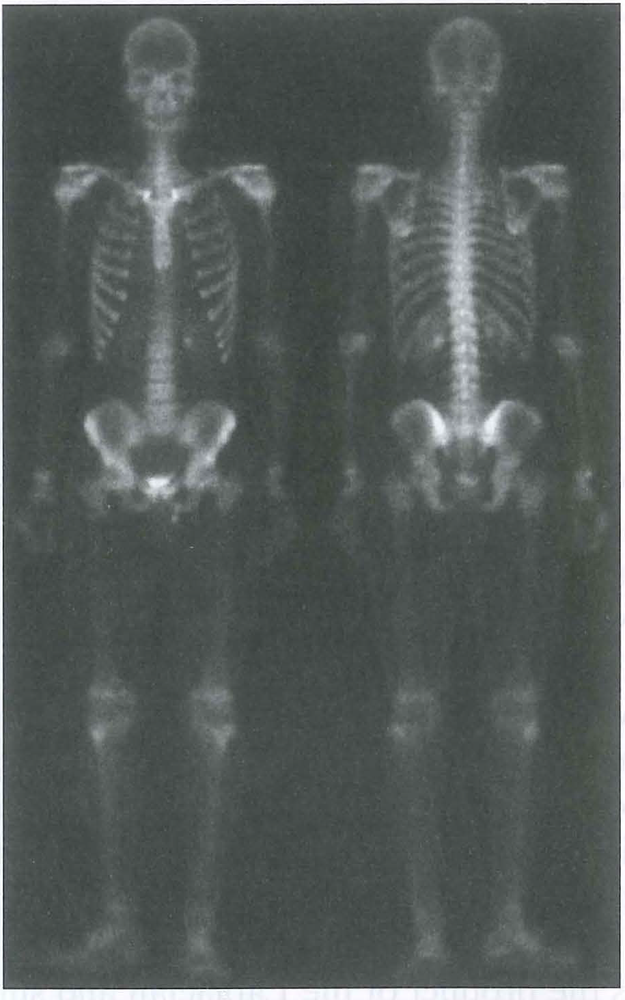
#> input picture HW3_4/Bodybone.bmp, 625 x 1000 px, shrunk from 915 x 1463 before the run
$ python q1.py   (older library calls are emulated)
#> lines starting #> are read from the running program, lines starting #| are printed output that depends on the picture
import os
import cv2
import numpy as np
import matplotlib.pyplot as plt

# ---------------- parameters (feel free to tweak) ----------------
GAUSS_SIGMA = 1.5      # mild denoise on L
ALPHA       = 4.0      # weight for Laplacian term
BETA        = 1.0      # weight for Sobel term
LAP_SIGN    = -1       # -1 => L - ALPHA*Lap, +1 => L + ALPHA*Lap
USE_FULL_GRADIENT = False  # True => (Gx+Gy)/2 ; False => sqrt(Gx^2+Gy^2)
# ----------------------------------------------------------------

def load_color(candidates):
    for p in candidates:
        if p and os.path.exists(p):
            img = cv2.imread(p, cv2.IMREAD_COLOR)
#> img is the input picture: shape (1000, 625, 3); mean B, G, R 88.5, 90.5, 83.8
            if img is not None:
                return img, p
    raise FileNotFoundError("fish.jpg not found. Tried:\n  - " + "\n  - ".join(candidates))

def percentile_stretch01(x, low=1.0, high=99.5, gamma=0.8):
    """For nicer visualization only (does not affect computation)."""
    x = x.astype(np.float32)
    lo, hi = np.percentile(x, low), np.percentile(x, high)
    y = np.clip((x - lo) / (hi - lo + 1e-8), 0, 1)
    return np.power(y, gamma)

def main():
    # 1) Read color image
    bgr, used = load_color(["Bodybone.bmp","./Bodybone.bmp","/mnt/data/Bodybone.bmp","fish.jpg","./fish.jpg","/mnt/data/fish.jpg"])
#> used = 'Bodybone.bmp'

    # 2) Convert BGR->Lab, get L in [0,1]
    lab = cv2.cvtColor(bgr, cv2.COLOR_BGR2LAB)
#> lab: shape (1000, 625, 3); mean of channels 0, 1, 2 95.8, 125, 128.2
    L = lab[:, :, 0].astype(np.float32) / 255.0
    a = lab[:, :, 1]
    b = lab[:, :, 2]

    # 3) Mild denoise on L
    L_blur = cv2.GaussianBlur(L, (0, 0), GAUSS_SIGMA)

    # 4) Sobel on L
    gx = cv2.Sobel(L_blur, cv2.CV_32F, 1, 0, ksize=3)
    gy = cv2.Sobel(L_blur, cv2.CV_32F, 0, 1, ksize=3)
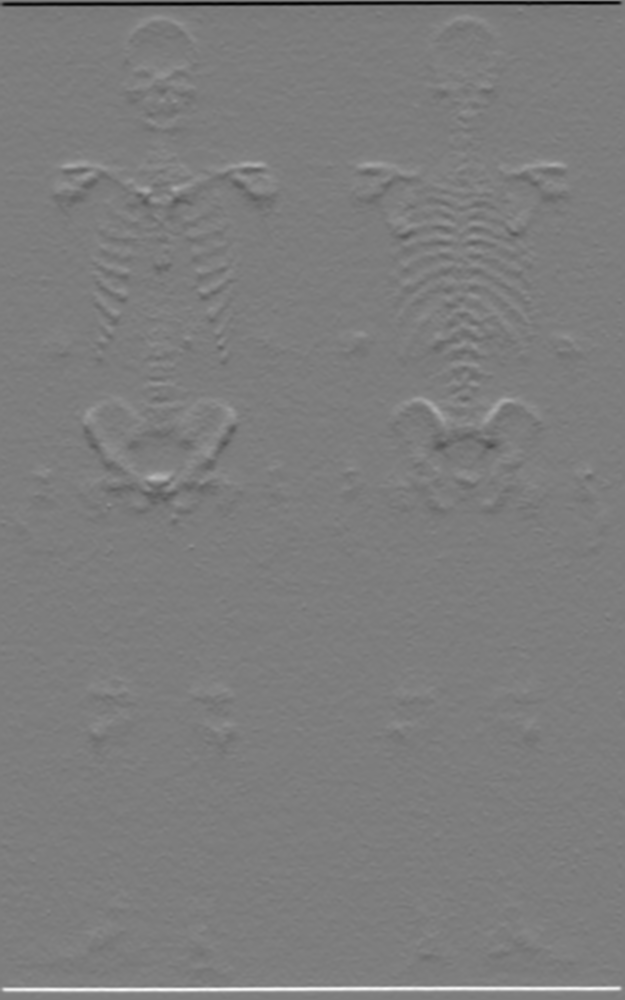
#> gy: shape (1000, 625) float32; min -1.31, max 1.35, mean 0.000333; drawn with min black and max white
    if USE_FULL_GRADIENT:
        sobel_term = 0.5 * (gx + gy)  # can be +/- ; we'll normalize for stability
        # scale to [0,1] for combination
        smin, smax = sobel_term.min(), sobel_term.max()
        sobel_term = (sobel_term - smin) / (smax - smin + 1e-8)
    else:
        sobel_mag = np.sqrt(gx * gx + gy * gy)
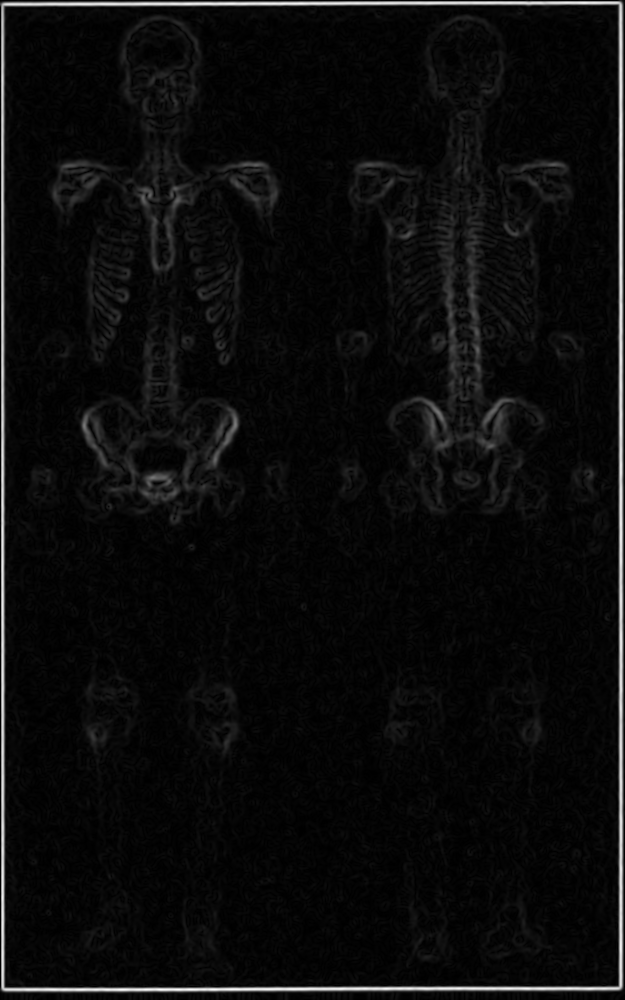
#> sobel_mag: shape (1000, 625) float32; min 0, max 1.35, mean 0.0627; drawn with min black and max white
        sobel_term = sobel_mag / (sobel_mag.max() + 1e-8)  # [0,1]

    # 5) Laplacian on L (second derivative, +/-)
    lap = cv2.Laplacian(L_blur, cv2.CV_32F, ksize=3)

    # 6) High-boost on L
    L_enh = L + LAP_SIGN * ALPHA * lap + BETA * sobel_term
    L_enh = np.clip(L_enh, 0.0, 1.0)
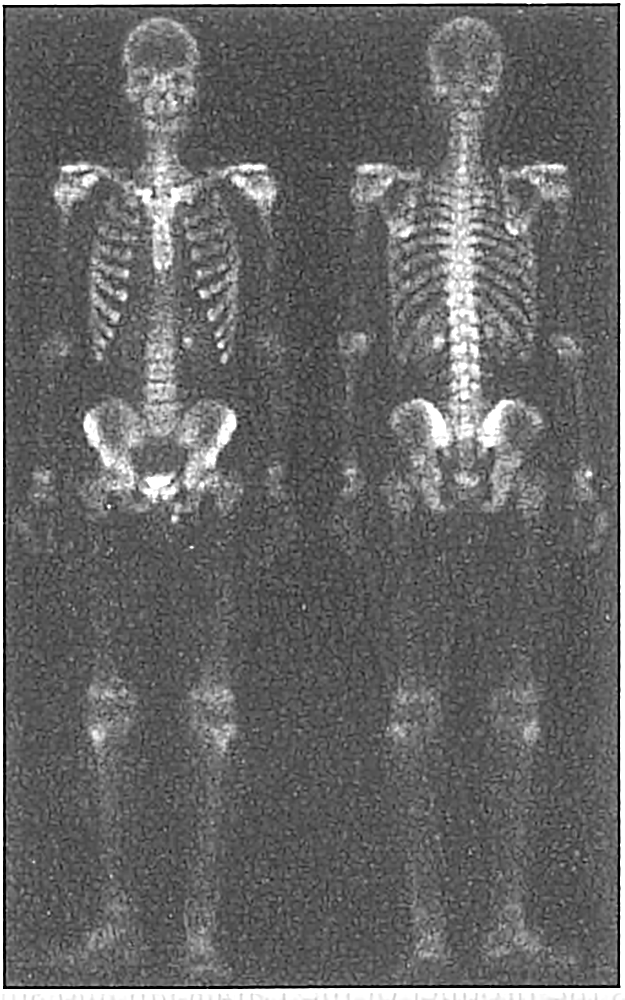
#> L_enh: shape (1000, 625) float32; min 0, max 1, mean 0.403

    # 7) Merge back to color
    lab_out = np.dstack([(L_enh * 255.0).astype(np.uint8), a, b])
#> lab_out: shape (1000, 625, 3); mean of channels 0, 1, 2 102.2, 125, 128.2
    bgr_out = cv2.cvtColor(lab_out, cv2.COLOR_Lab2BGR)

    # ----- Prepare colorized intermediate displays (for Sobel & Laplacian) -----
    # Sobel display (0..1 -> 0..255 as L) + original a/b to keep green tone
    sobel_L_disp = (np.clip(percentile_stretch01(sobel_term), 0, 1) * 255).astype(np.uint8)
#> in percentile_stretch01, `lo, hi = np.percentile(x, low), np.percentile(x, high)`: lo = 0.00215; hi = 0.856
#> in percentile_stretch01, `return np.power(y, gamma)`:
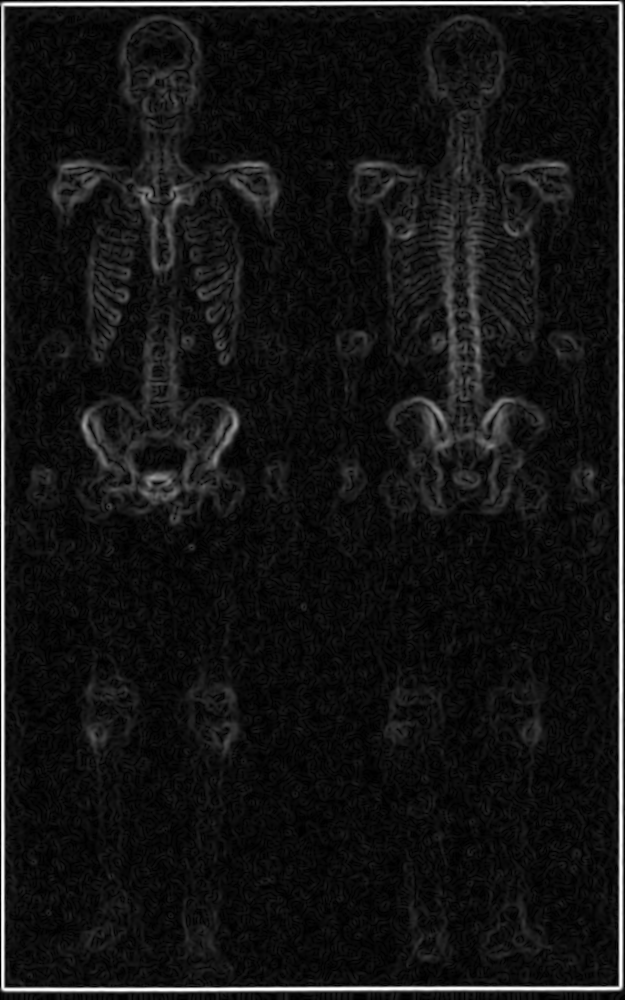
#> returned value: shape (1000, 625) float32; min 0, max 1, mean 0.0804
    sobel_lab    = np.dstack([sobel_L_disp, a, b])
#> sobel_lab: shape (1000, 625, 3); mean of channels 0, 1, 2 20, 125, 128.2
    sobel_bgr    = cv2.cvtColor(sobel_lab, cv2.COLOR_Lab2BGR)

    # Laplacian display (map to 0..1 -> 0..255 as L) + original a/b
    lap_norm = (lap - lap.min()) / (lap.max() - lap.min() + 1e-8)
    lap_L_disp = (np.clip(percentile_stretch01(lap_norm), 0, 1) * 255).astype(np.uint8)
#> call 2 of percentile_stretch01, with low = 1, high = 99.5, gamma = 0.8
#> in percentile_stretch01 (call 2), `lo, hi = np.percentile(x, low), np.percentile(x, high)`: lo = 0.353; hi = 0.778
#> in percentile_stretch01 (call 2), `y = np.clip((x - lo) / (hi - lo + 1e-8), 0, 1)`:
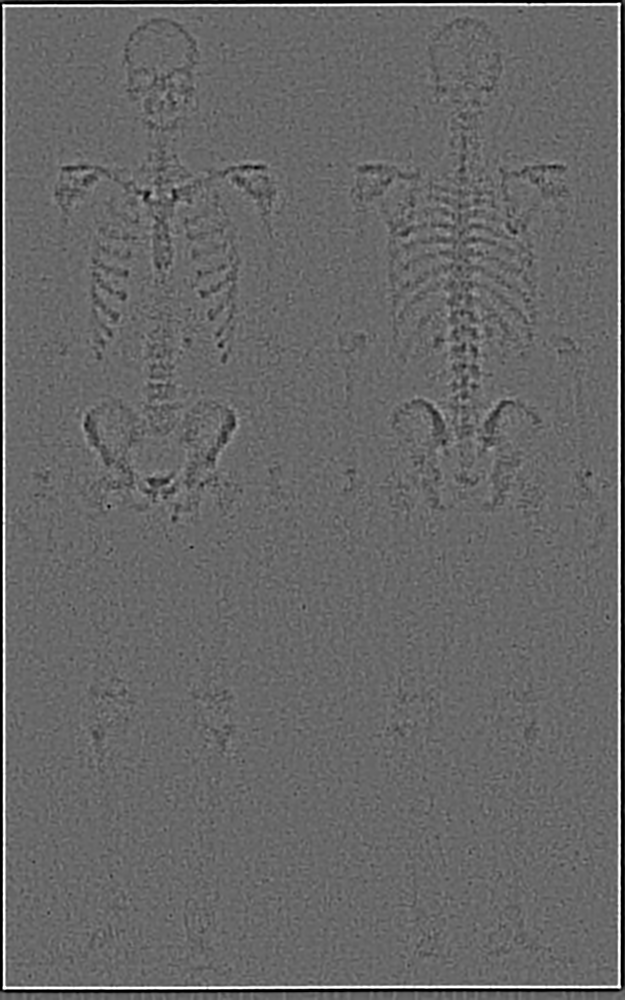
#> y: shape (1000, 625) float32; min 0, max 1, mean 0.409
#> in percentile_stretch01 (call 2), `return np.power(y, gamma)`:
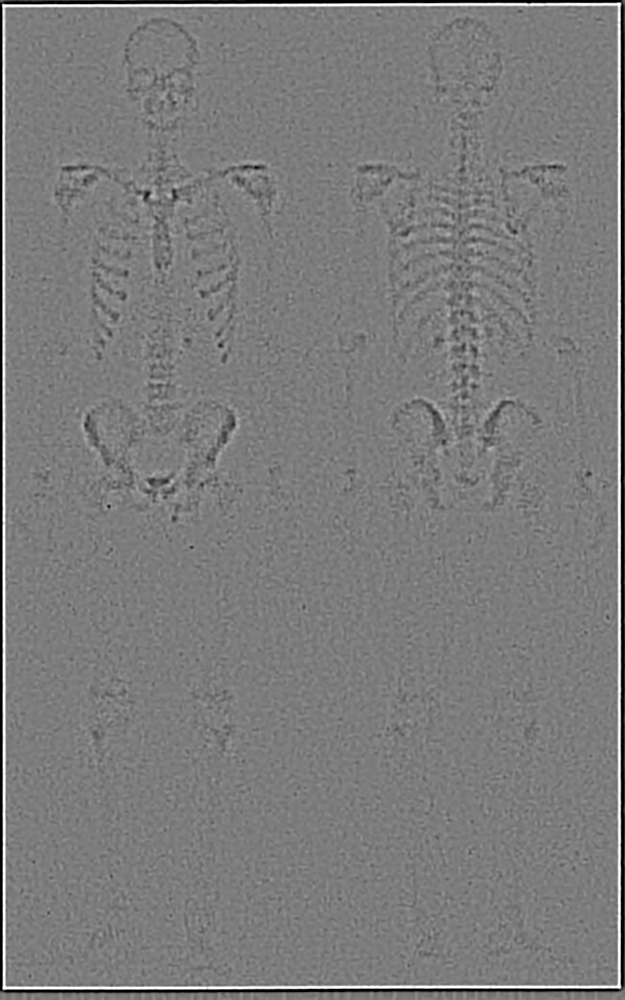
#> returned value: shape (1000, 625) float32; min 0, max 1, mean 0.487
    lap_lab    = np.dstack([lap_L_disp, a, b])
#> lap_lab: shape (1000, 625, 3); mean of channels 0, 1, 2 123.7, 125, 128.2
    lap_bgr    = cv2.cvtColor(lap_lab, cv2.COLOR_Lab2BGR)

    # 8) Show three images
    plt.figure(figsize=(10, 12))

    plt.subplot(3, 2, 1)
    plt.imshow(cv2.cvtColor(sobel_bgr, cv2.COLOR_BGR2RGB))
    title_sobel = "The result of Sobel filter"
    title_sobel += " (full gradient)" if USE_FULL_GRADIENT else " (magnitude)"
    plt.title(title_sobel + " — colorized")
    plt.axis("off")

    plt.subplot(3, 2, 2)
    plt.imshow(cv2.cvtColor(lap_bgr, cv2.COLOR_BGR2RGB))
    plt.title("The result of Laplacian filter — colorized")
    plt.axis("off")

    plt.subplot(3, 1, 3)
    plt.imshow(cv2.cvtColor(bgr_out, cv2.COLOR_BGR2RGB))
    sign_str = "+" if LAP_SIGN > 0 else "-"
    grad_str = "Full_gradient" if USE_FULL_GRADIENT else "|∇L|"
    plt.title(f"Final enhanced image (color preserved)\n"
              f"L {sign_str} {abs(ALPHA)}*Lap(L) + {BETA}*{grad_str}")
    plt.axis("off")

    plt.tight_layout()
    plt.show()
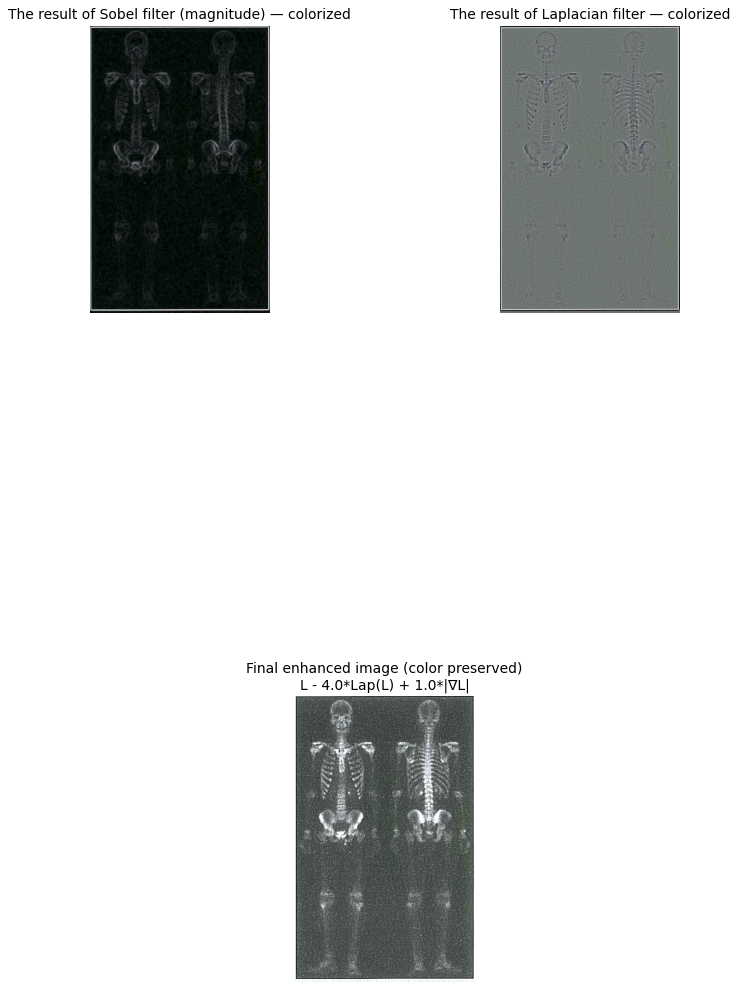
#> figure drawn by matplotlib, 3 panels

if __name__ == "__main__":
    main()
